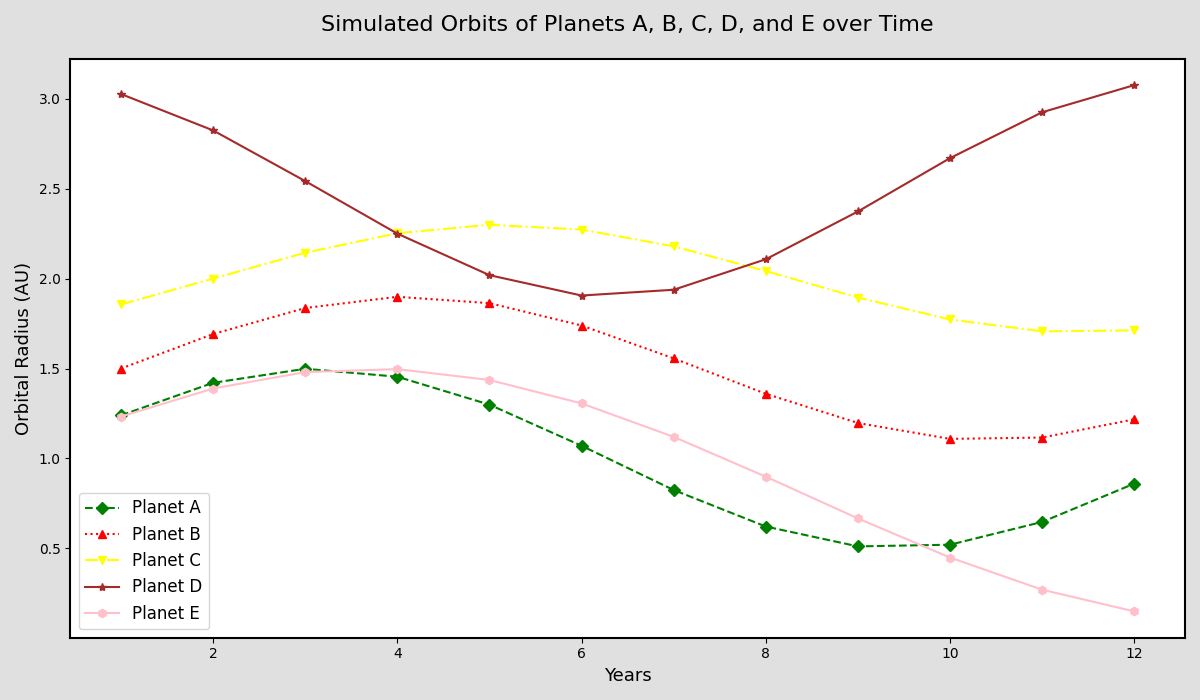

Python code for this plot:
import numpy as np
import matplotlib.pyplot as plt

years = np.linspace(1, 12, 12)
orbital_radius_planet_a = np.sin(years / 2) * 0.5 + 1
orbital_radius_planet_b = np.sin((years - 1) / 2) * 0.4 + 1.5
orbital_radius_planet_c = np.sin((years - 2) / 2) * 0.3 + 2
orbital_radius_planet_d = np.cos(years / 2) * 0.6 + 2.5
orbital_radius_planet_e = np.sin((years + 1) / 3) * 0.7 + 0.8

fig, ax = plt.subplots(figsize=(12, 7))

ax.plot(years, orbital_radius_planet_a, linestyle='--', marker='D', color='green', label='Planet A')
ax.plot(years, orbital_radius_planet_b, linestyle=':', marker='^', color='red', label='Planet B')
ax.plot(years, orbital_radius_planet_c, linestyle='-.', marker='v', color='yellow', label='Planet C')
ax.plot(years, orbital_radius_planet_d, linestyle='-', marker='*', color='brown', label='Planet D')
ax.plot(years, orbital_radius_planet_e, linestyle='-', marker='h', color='pink', label='Planet E')

ax.set_title("Simulated Orbits of Planets A, B, C, D, and E over Time", fontsize=16, pad=20)
ax.set_xlabel("Years", fontsize=13)
ax.set_ylabel("Orbital Radius (AU)", fontsize=13)
ax.legend(loc='best', fontsize=12)
ax.grid(False)
fig.patch.set_facecolor('#e0e0e0')
ax.spines['top'].set_linewidth(1.5)
ax.spines['right'].set_linewidth(1.5)
ax.spines['left'].set_linewidth(1.5)
ax.spines['bottom'].set_linewidth(1.5)
plt.tight_layout()
plt.show()
